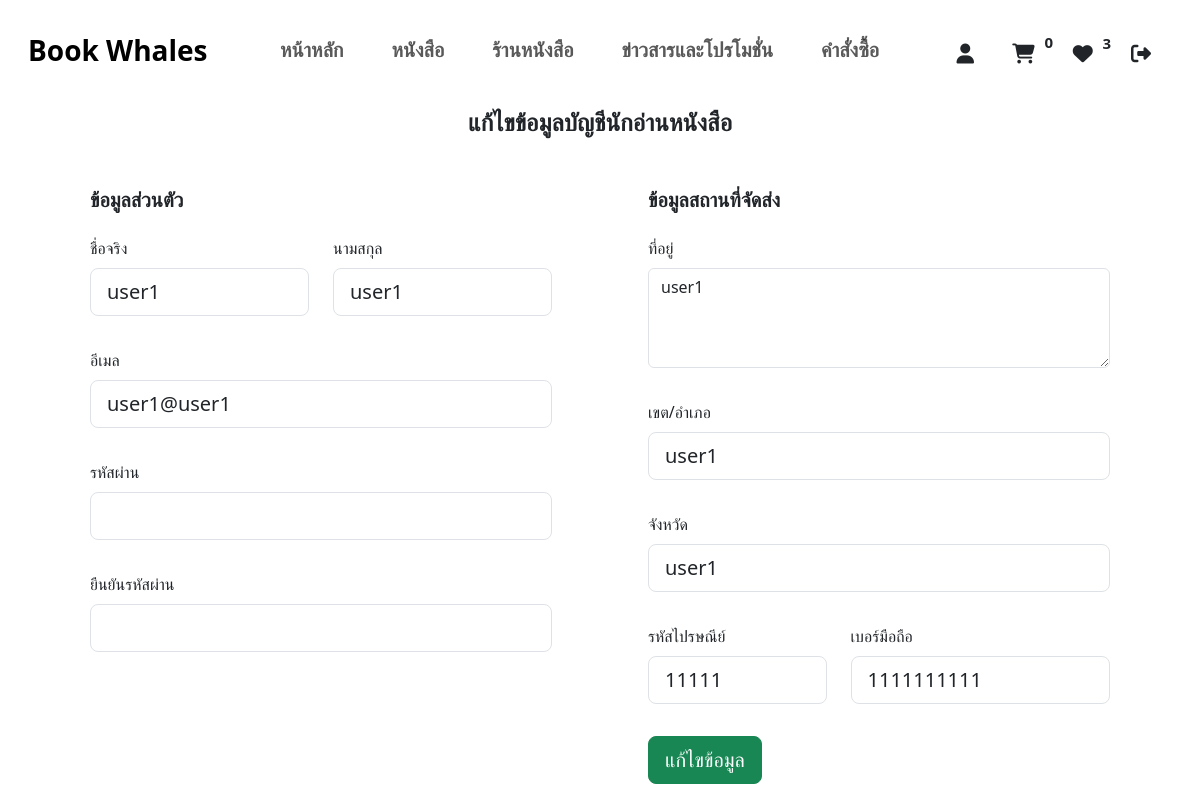
Page /buyer/useraccount.php (signed in) on the committed database.
### tables this page shows
CREATE TABLE `users` (
  `users_id` int(100) NOT NULL,
  `users_firstname` varchar(50) NOT NULL,
  `users_lastname` varchar(50) NOT NULL,
  `users_email` varchar(50) NOT NULL,
  `users_password` varchar(50) NOT NULL,
  `users_img` varchar(255) NOT NULL,
  `users_province` varchar(30) NOT NULL,
  `users_district` varchar(30) NOT NULL,
  `users_zip` varchar(10) NOT NULL,
  `users_address` varchar(255) NOT NULL,
  `users_mobile` varchar(20) NOT NULL,
  `users_role` varchar(1) NOT NULL,
  `users_created` timestamp NOT NULL DEFAULT current_timestamp() ON UPDATE current_timestamp(),
  `users_permit` int(1) NOT NULL
);

### buyer/useraccount.php (the view, shortened to what this page needs)
<?php
require("dbconnect.php");
$user = $_SESSION["user"];
if (isset($_SESSION['qty'])) {
    $meQty = 0;
    foreach ($_SESSION['qty'] as $meItem) {
        $meQty = $meQty + $meItem;
    }
} else {
    $meQty = 0;
}
?>
<!DOCTYPE html>
<html>
<head>
    <link href="../assets/bootstrap-5.3.0-alpha3-dist/css/bootstrap.css" rel="stylesheet">
    <link href="../assets/fontawesome/css/fontawesome.css" rel="stylesheet">
    <link href="../assets/fontawesome/css/brands.css" rel="stylesheet">
    <link href="../assets/fontawesome/css/solid.css" rel="stylesheet">
</head>
<body>
    <nav class="navbar navbar-expand-sm bg-white mx-3 mt-3">
        <div class="container-fluid">
            <a class="navbar-brand fw-bold fs-3 mb-2" href="#">Book Whales</a>
            <div class="collapse navbar-collapse" id="navbarSupportedContent">
                <ul class="navbar-nav me-auto ms-auto mb-2 mb-lg-0">
                    <li class="nav-item mx-3">
                        <a class="nav-link" href="buyer_index.php">
                            <h5 class="fw-semibold">หน้าหลัก</h5>
                        </a>
                    </li>
                    <li class="nav-item mx-3">
                        <a class="nav-link" href="books.php">
                            <h5 class="fw-semibold">หนังสือ</h5>
                        </a>
                    </li>
                    <li class="nav-item mx-3">
                        <a class="nav-link" href="buyer_store.php">
                            <h5 class="fw-semibold">ร้านหนังสือ</h5>
                        </a>
                    </li>
                    <li class="nav-item mx-3">
                        <a class="nav-link" href="promotion.php">
                            <h5 class="fw-semibold">ข่าวสารและโปรโมชั่น</h5>
                        </a>
                    </li>
                    <li class="nav-item mx-3">
                        <a class="nav-link" href="buyer_checkout.php">
                            <h5 class="fw-semibold">คำสั่งซื้อ</h5>
                        </a>
                    </li>
                </ul>
                <ul class="navbar-nav d-none d-lg-flex d-xl-flex">
                    <li class="nav-item mx-1">
                        <a href="userprofile.php" class="text-decoration-none">
                            <button class="btn btn-lg">
                                <i class="fa-solid fa-user"></i>
                            </button>
                        </a>
                        <a href="buyer_cart.php" class="text-decoration-none">
                            <button class="btn btn-lg position-relative">
                                <i class="fa-solid fa-cart-shopping"></i><span
                                    class="badge text-dark position-absolute">
                                    <?php echo $meQty; ?>
                                </span>
                            </button>
                        </a>
                        <a href="wishlist.php" class="text-decoration-none">
                            <button class="btn btn-lg">
                                <i class="fa-solid fa-heart"></i><span class="badge text-dark position-absolute mt-3">
                                    <?php
                                    $sql = "SELECT *, COUNT(*) AS wishlistitem FROM books INNER JOIN wishlist ON wishlist.book_id=books.book_id WHERE users_id = '$user'";
                                    $result = mysqli_query($connect, $sql);
                                    $row = $result->fetch_assoc();
                                    echo $row["wishlistitem"];
                                    ?>
                                </span>
                            </button>
                        </a>
                        <form method="post" class="d-inline">
                            <button type="submit" name="logout" class="btn btn-lg">
                                <i class="fa-solid fa-right-from-bracket"></i>
                            </button>
                        </form>
                    </li>
                </ul>
            </div>
        </div>
    </nav>
    <?php
    $user = $_SESSION['user'];
    $sql = "SELECT * FROM users WHERE users_id ='$user'";
    $result = mysqli_query($connect, $sql);
    $row = mysqli_fetch_assoc($result);
    ?>
    <section style="margin-top: 1%;">
        <div class="container">
            <div class="fw-bold fs-4 text-center">แก้ไขข้อมูลบัญชีนักอ่านหนังสือ</div>
            <form action="editbuyer.php" method="POST" enctype="multipart/form-data" class="needs-validation"
                novalidate>
                <div class="row d-flex justify-content-center align-items-center">
                    <div class="col-12">
                        <div class="row g-0">
                            <div class="col-lg-6">
                                <div class="p-5">
                                    <h3 class="fw-semibold mb-4 fs-5">ข้อมูลส่วนตัว</h3>
                                    <div class="row">
                                        <div class="col-md-6 mb-4 pb-2">
                                            <label class="form-label" for="firstname">ชื่อจริง</label>
                                            <input type="text" id="firstname" class="form-control form-control-lg"
                                                name="firstname" value="<?php echo $row['users_firstname']; ?>"
                                                required />
                                        </div>
                                        <div class="col-md-6 mb-4 pb-2">
                                            <label class="form-label" for="lastname">นามสกุล</label>
                                            <input type="text" id="lastname" class="form-control form-control-lg"
                                                name="lastname" value="<?php echo $row['users_lastname']; ?>"
                                                required />
                                        </div>
                                    </div>
                                    <div class="mb-4 pb-2">
                                        <label class="form-label" for="email">อีเมล</label>
                                        <input type="text" id="email" class="form-control form-control-lg" name="email"
                                            value="<?php echo $row['users_email']; ?>" required />
                                    </div>
                                    <div class="mb-4 pb-2">
                                        <label class="form-label" for="password">รหัสผ่าน</label>
                                        <input type="password" id="password" class="form-control form-control-lg"
                                            name="password" required />
                                    </div>
                                    <div class="mb-4 pb-2">
                                        <label class="form-label" for="confirmpassword">ยืนยันรหัสผ่าน</label>
                                        <input type="password" id="confirmpassword" class="form-control form-control-lg"
                                            required />
                                    </div>
                                </div>
                            </div>
                            <div class="col-lg-6">
                                <div class="p-5">
                                    <h3 class="fw-semibold mb-4 fs-5">ข้อมูลสถานที่จัดส่ง</h3>
                                    <div class="mb-4 pb-2">
                                        <label class="form-label" for="address">ที่อยู่</label>
                                        <textarea class="form-control" id="address" style="height: 100px" name="address"
                                            required><?php echo $row['users_address']; ?></textarea>
                                    </div>
                                    <div class="mb-4 pb-2">
                                        <label class="form-label" for="district">เขต/อำเภอ</label>
                                        <input type="text" id="district" class="form-control form-control-lg"
                                            name="district" value="<?php echo $row['users_district']; ?>" required />
                                    </div>
                                    <div class="mb-4 pb-2">
                                        <label class="form-label" for="province">จังหวัด</label>
                                        <input type="text" id="province" class="form-control form-control-lg"
                                            name="province" value="<?php echo $row['users_province']; ?>" required />
                                    </div>
                                    <div class="row">
                                        <div class="col-md-5 mb-4 pb-2">
                                            <label class="form-label" for="zipcode">รหัสไปรษณีย์</label>
                                            <input type="text" id="zipcode" class="form-control form-control-lg"
                                                name="zipcode" value="<?php echo $row['users_zip']; ?>" required />
                                        </div>
                                        <div class="col-md-7 mb-4 pb-2">
                                            <label class="form-label" for="phone">เบอร์มือถือ</label>
                                            <input type="text" id="phone" class="form-control form-control-lg"
                                                name="phone" value="<?php echo $row['users_mobile']; ?>" required />
                                        </div>
                                    </div>
                                    <button type="submit" class="btn btn-success btn-lg" data-mdb-ripple-color="dark"
                                        href="#">แก้ไขข้อมูล</button>
                                </div>
                            </div>
                        </div>
                    </div>
                </div>
            </form>
        </div>
    </section>
</body>
</html>

### rows in the picture
users: firstname "user1", lastname "user1", email "user1@user1", address "user1", district "user1", province "user1", zipcode "11111", phone "1111111111"

### other values in the picture
$meQty "0"
$row["wishlistitem"] "3"
